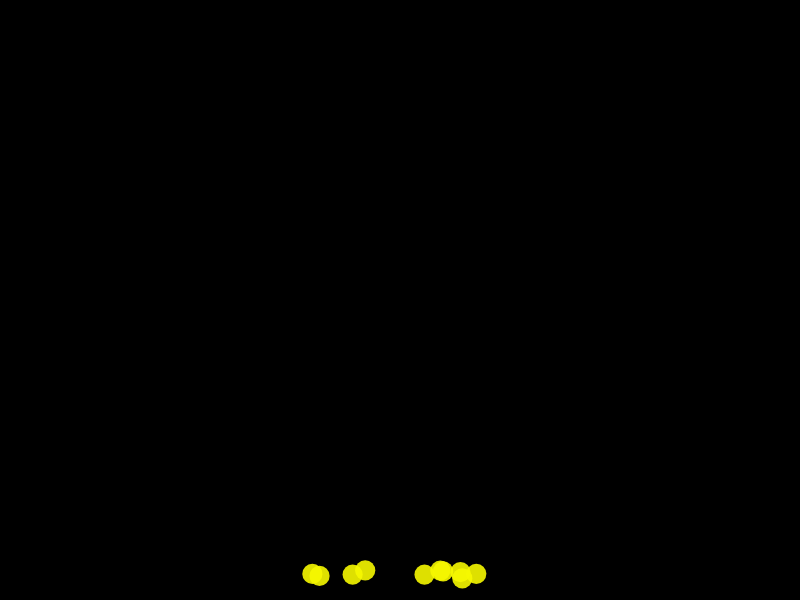
Frame 1 (no input)
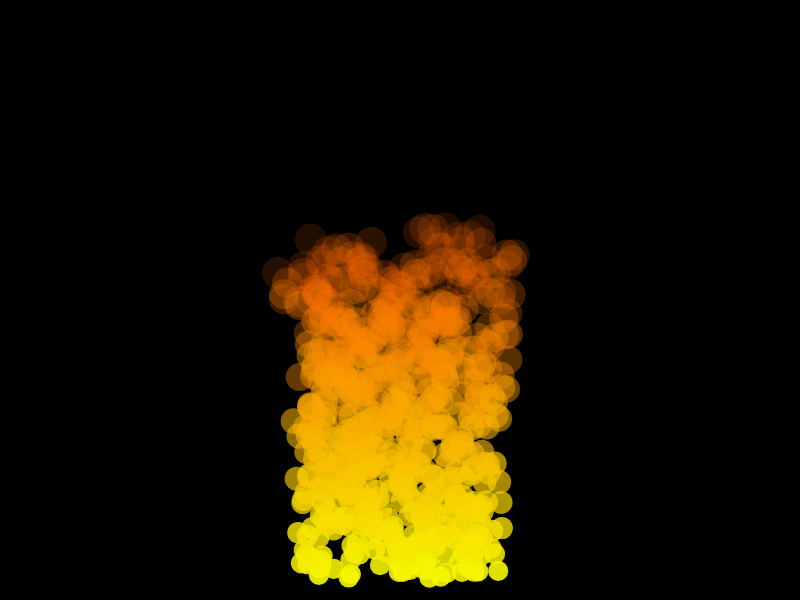
Frame 60 (no input)
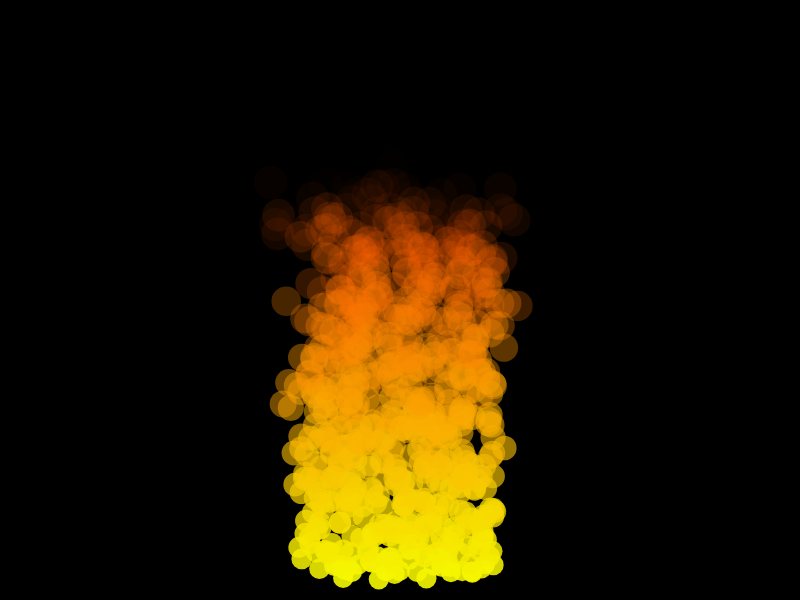
Frame 120 (the mouse pressed at the canvas centre since frame 60)

The p5.js sketch that drew these frames (run headless with seeded random() and noise() and a simulated clock; from frame 60 on, the mouse is pressed at the canvas centre):

// p5.js sketch
// ── sketch.js
function gradient(currentValue, startNumber, endNumber, startColor, endColor) {
  return color(
    map(
      currentValue,
      startNumber,
      endNumber,
      startColor.levels[0],
      endColor.levels[0]
    ),
    map(
      currentValue,
      startNumber,
      endNumber,
      startColor.levels[1],
      endColor.levels[1]
    ),
    map(
      currentValue,
      startNumber,
      endNumber,
      startColor.levels[2],
      endColor.levels[2]
    ),
    map(
      currentValue,
      startNumber,
      endNumber,
      startColor.levels[3],
      endColor.levels[3]
    )
  );
}

function CreateParticles(
  pos_x,
  pos_y,
  speedX,
  speedY,
  startSize,
  endSize,
  startColor,
  endColor,
  maxAge
) {
  this.pos = createVector(pos_x, pos_y);
  this.speedX = speedX;
  this.speedY = speedY;
  this.startSize = startSize;
  this.currentSize = startSize;
  this.endSize = endSize;
  this.exipred = false;
  this.maxAge = maxAge;
  this.currentAge = 0;

  this.startColor = startColor;
  this.endColor = endColor;
  this.currentColor = color(
    startColor.levels[0],
    startColor.levels[1],
    startColor.levels[2],
    startColor.levels[3]
  );

  this.currentAge = 0;
  this.drawParticles = function () {
    if (!this.exipred) {
      fill(this.currentColor);
      noStroke();
      ellipse(this.pos.x, this.pos.y, this.currentSize);
    }
  };
  this.update = function () {
    this.pos.x += this.speedX;
    this.pos.y += this.speedY;
    this.currentAge += 1;
    if (this.currentAge > this.maxAge) {
      this.exipred = true;
      // console.log("dead updat");
    }
    this.currentColor = gradient(
      this.currentAge,
      10,
      this.maxAge,
      this.startColor,
      this.endColor
    );
    this.currentSize += 0.2;
    // this.currentSize = map(
    //   this.currentAge,
    //   0,
    //   this.maxAge,
    //   this.startSize,
    //   this.endSize
    // );
  };
}

function Emitter(
  pos_x,
  pos_y,
  speedX,
  speedY,
  startSize,
  endSize,
  startColor,
  endColor,
  maxAge
) {
  this.pos = createVector(pos_x, pos_y);
  this.speedX = speedX;
  this.speedY = speedY;
  this.startSize = startSize;
  this.endSize = endSize;
  this.startColor = startColor;
  this.endColor = endColor;
  this.maxAge = maxAge;
  this.num = 0;
  this.particles = [];

  this.ANewParticle = function () {
    // console.log(this.startColor);
    return new CreateParticles(
      random(this.pos.x - 100, this.pos.x + 100),
      random(this.pos.y - 5, this.pos.y + 5),
      random(this.speedX - 0.5, this.speedX + 0.5),
      random(this.speedY - 1, this.speedY),
      this.startSize,
      this.endSize,
      this.startColor,
      this.endColor,
      this.maxAge
    );
  };
  this.pushToParticles = function (num) {
    this.num = num;
    for (let i = 0; i < this.num; i++) {
      this.particles.push(this.ANewParticle());
    }
  };

  this.emitParticles = function () {
    this.pushToParticles(10);
    // let diedParticles = 0;
    for (let i = this.particles.length - 1; i >= 0; i--) {
      if (this.particles[i].exipred) {
        // diedParticles++;
        this.particles.splice(i, 1);
        // console.log("kill" + diedParticles);
      } else {
        this.particles[i].update();
        this.particles[i].drawParticles();
      }
    }
    // for (let i = 0; i < diedParticles; i++) {
    //   this.particles.push(this.ANewParticle());
    //   console.log("add" + diedParticles);
    // }
  };
}

let em1;

function setup() {
  createCanvas(800, 600);
  em1 = new Emitter(
    width / 2,
    height - 20,
    0,
    -5,
    20,
    50,
    color(247, 225, 0, 200),
    color(255, 73, 4, 0),
    70
  );
  // em1.pushToParticles(1);
}

function draw() {
  background(0);
  em1.emitParticles();
  if (frameCount % 100 == 0) console.log(em1.particles.length);
}
